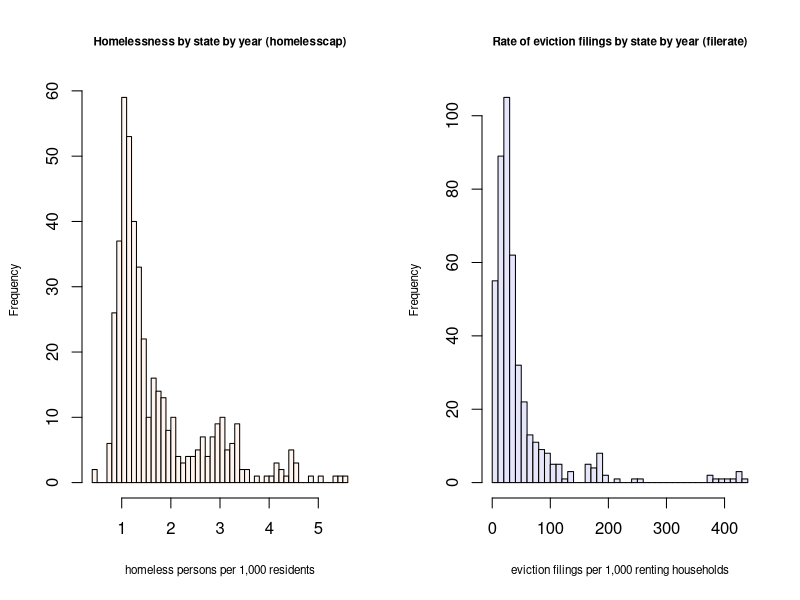
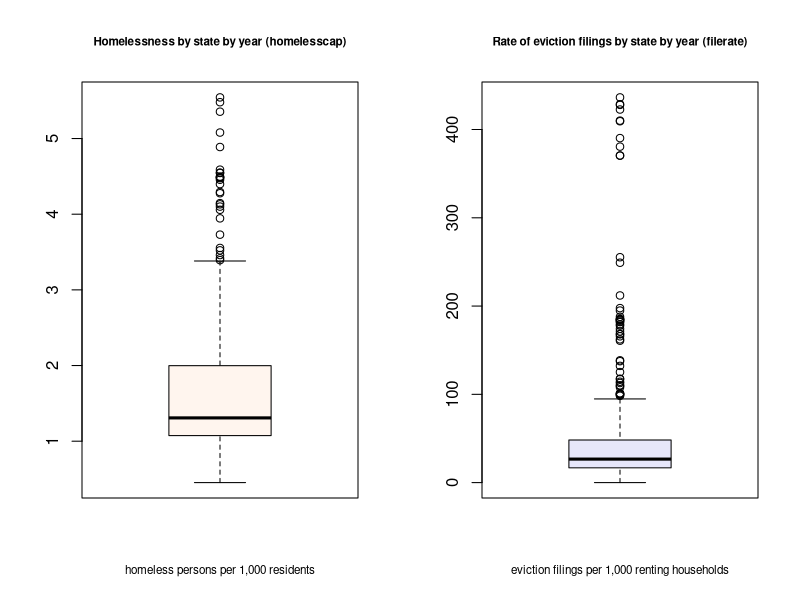
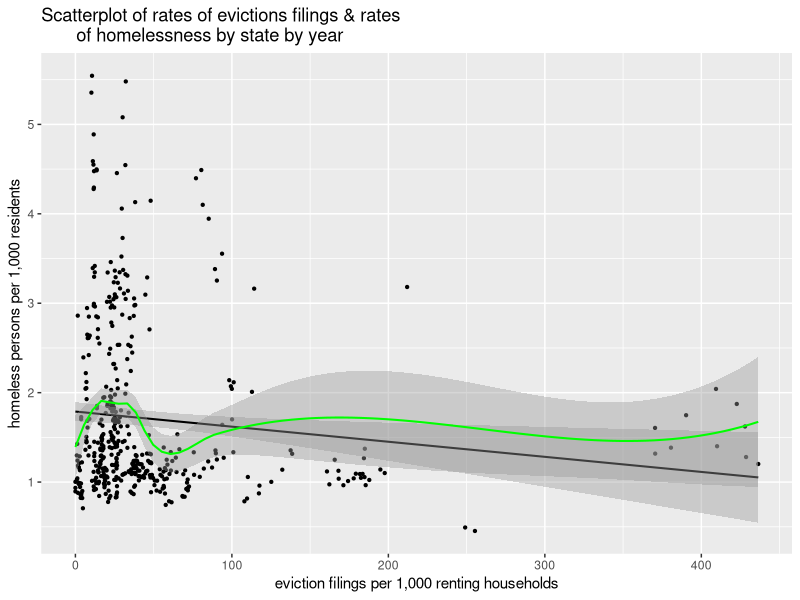

Write R code to recreate these figures, in order.
library(haven)
library(ggplot2)
data = read_dta("homelesspanel.dta")

head(data)
sumstats = summary(data[c('filerate', 'homelesscap', 'chroniccap', 'red', 'blue')])
print(sumstats)


plot_template = function(data, type = "box", title, label, color = 'seashell') {
  # aesthetic theme for distribution visualizations.
  ## create named list of boxplot func & hist func
  plot_types = list(
    box = function(d) {
      boxplot(d, breaks = 40, 
              main = title, 
              xlab = label, 
              col = color, 
              cex.main = 0.7, 
              cex.lab = 0.7)},
    hist = function(d) {
      hist(d, breaks = 40, 
              main = title, 
              xlab = label, 
              col = color, 
              cex.main = 0.7, 
              cex.lab = 0.7)}
  )
  ## error handling
  if ( !(type %in% names(plot_types)) ) {
    stop("type must be 'box' or 'hist'")
  }
  # Use the specified plot function
  plotted = plot_types[[type]]
  plotted(data)
}


hlabel = 'homeless persons per 1,000 residents'
flabel = 'eviction filings per 1,000 renting households'

# visualize distributions of homelesscap & filerate
## side by side histograms
par(mfrow = c(1, 2))

plot_template(data$homelesscap, type = 'hist',
              title = "Homelessness by state by year (homelesscap)",
              label = hlabel)

plot_template(data$filerate, type = 'hist',
              title = 'Rate of eviction filings by state by year (filerate)',
              label = flabel,
              color = 'lavender')

## side by side boxplots
par(mfrow = c(1, 2))

plot_template(data$homelesscap,
              title = "Homelessness by state by year (homelesscap)",
              label = hlabel)

plot_template(data$filerate,
              title = 'Rate of eviction filings by state by year (filerate)',
              label = flabel,
              color = 'lavender')


# visualize relationship between homelesscap & filerate
base = ggplot(data = data, mapping = aes(x = filerate, y = homelesscap))

base + geom_point(size = 0.8) + 
  geom_smooth(method = 'lm', color = 'black', linewidth = .7) +
  geom_smooth(color = 'green', linewidth = .7) +
  labs(title = 'Scatterplot of rates of evictions filings & rates 
       of homelessness by state by year') +
  ylab(hlabel) +
  xlab(flabel)
